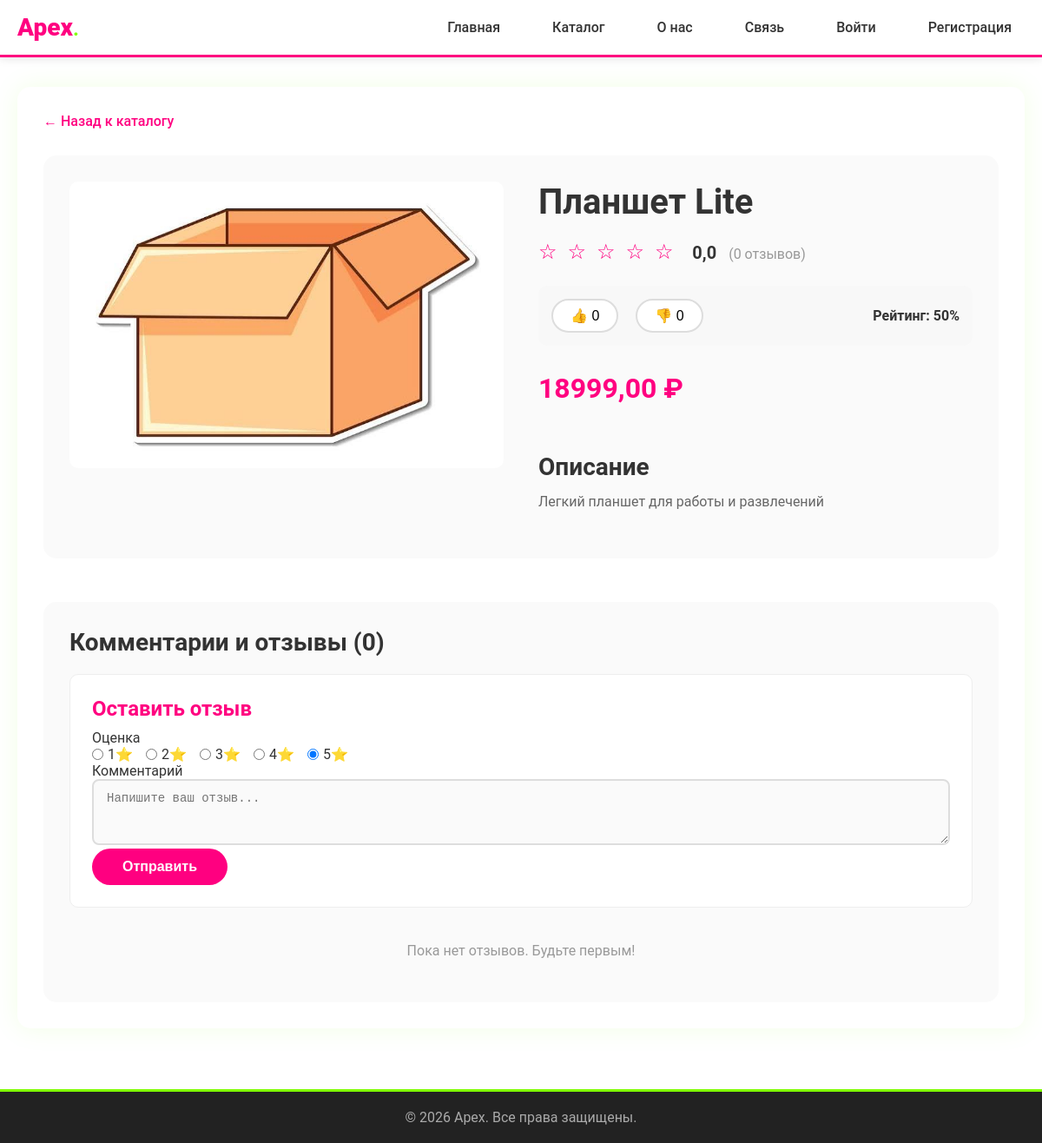
The page /product/6/ on the database its author committed.
### mainpage/models.py (models this page shows, shortened)
class Product(models.Model):
    name = models.CharField(max_length=200, verbose_name="Название")
    slug = models.SlugField(max_length=200, unique=True, blank=True, verbose_name="URL")
    category = models.ForeignKey(
        Category,
        on_delete=models.SET_NULL,
        null=True,
        blank=True,
        related_name='products',
        verbose_name="Категория"
    )
    price = models.DecimalField(max_digits=10, decimal_places=2, verbose_name="Цена")
    old_price = models.DecimalField(
        max_digits=10,
        decimal_places=2,
        blank=True,
        null=True,
        verbose_name="Старая цена"
    )
    description = models.TextField(verbose_name="Описание")
    image = models.ImageField(
        upload_to=product_image_path,
        blank=True,
        null=True,
        verbose_name="Изображение",
        default='products/default.jpg'
    )
    in_stock = models.BooleanField(default=True, verbose_name="В наличии")
    quantity = models.PositiveIntegerField(default=0, verbose_name="Количество")
    views = models.PositiveIntegerField(default=0, verbose_name="Просмотры")
    created_at = models.DateTimeField(auto_now_add=True, verbose_name="Дата создания")
    updated_at = models.DateTimeField(auto_now=True, verbose_name="Дата обновления")
    def average_rating(self):
        reviews = self.reviews.all()
        if reviews:
            return sum(r.rating for r in reviews) / len(reviews)
        return 0
    def reviews_count(self):
        return self.reviews.count()
    class Meta:
        verbose_name = "Товар"
        verbose_name_plural = "Товары"
        ordering = ['-created_at']
    likes = models.PositiveIntegerField(default=0, verbose_name="Лайки")
    dislikes = models.PositiveIntegerField(default=0, verbose_name="Дизлайки")
    def get_rating_percent(self):
        total = self.likes + self.dislikes
        if total == 0:
            return 50
        return round((self.likes / total) * 100)

### mainpage/views.py (the view)
# urls.py: path('product/<int:product_id>/', views.product_detail, name='product_detail'),
def product_detail(request, product_id):
    product = get_object_or_404(Product, id=product_id)
    reviews = product.reviews.all()
    if request.method == 'POST' and request.user.is_authenticated:
        form = ReviewForm(request.POST)
        if form.is_valid():
            review = form.save(commit=False)
            review.product = product
            review.user = request.user
            review.save()
            messages.success(request, 'Ваш отзыв успешно добавлен!')
            return redirect('product_detail', product_id=product.id)
    else:
        form = ReviewForm()
    context = {
        'product': product,
        'reviews': reviews,
        'form': form,
        'average_rating': product.average_rating(),
        'reviews_count': product.reviews_count(),
    }
    return render(request, 'mainpage/product_detail.html', context)

### mainpage/forms.py
class ReviewForm(forms.ModelForm):
    class Meta:
        model = Review
        fields = ['rating', 'comment']
        widgets = {
            'rating': forms.RadioSelect(choices=Review.RATING_CHOICES),
            'comment': forms.Textarea(attrs={'rows': 4, 'placeholder': 'Напишите ваш отзыв...'}),
        }
        labels = {
            'rating': 'Оценка',
            'comment': 'Комментарий',
        }

### mainpage/templates/mainpage/product_detail.html (shortened to what this page needs)
{% extends 'mainpage/base.html' %}
{% load static %}
{% block content %}
<div class="page-container">
    <div class="product-detail">
        <div class="product-detail-header">
            <a href="{% url 'catalog' %}" class="back-link">← Назад к каталогу</a>
        </div>
        <div class="product-detail-content">
            <div class="product-detail-image">
                {% if product.image %}
                    <img src="{{ product.image.url }}" alt="{{ product.name }}">
                {% else %}
                    <img src="/media/products/default.jpg" alt="{{ product.name }}">
                {% endif %}
            </div>
            <div class="product-detail-info">
                <h1>{{ product.name }}</h1>
                <div class="product-rating-large">
                    <span class="stars-large">
                        {% with rating=average_rating|floatformat:"0" %}
                            {% for i in "12345"|make_list %}
                                {% if forloop.counter <= rating|add:"0" %}★{% else %}☆{% endif %}
                            {% endfor %}
                        {% endwith %}
                    </span>
                    <span class="rating-value-large">{{ average_rating|floatformat:1 }}</span>
                    <span class="reviews-count-large">({{ reviews_count }} отзывов)</span>
                </div>
                <div class="like-dislike-section">
                    <button class="btn-like" data-product-id="{{ product.id }}" data-action="like">
                        👍 <span id="likes-count">{{ product.likes }}</span>
                    </button>
                    <button class="btn-dislike" data-product-id="{{ product.id }}" data-action="dislike">
                        👎 <span id="dislikes-count">{{ product.dislikes }}</span>
                    </button>
                    <span class="like-percent">Рейтинг: <span id="like-percent">{{ product.get_rating_percent }}%</span></span>
                </div>
                <div class="product-price-large">{{ product.price }} ₽</div>
                <div class="product-description-full">
                    <h3>Описание</h3>
                    <p>{{ product.description }}</p>
                </div>
            </div>
        </div>
        <div class="reviews-section" id="comments-section">
            <h3>Комментарии и отзывы (<span id="comments-count">{{ reviews_count }}</span>)</h3>
            <div class="review-form-container">
                <h4>Оставить отзыв</h4>
                <form id="comment-form" data-product-id="{{ product.id }}">
                    <div class="form-group">
                        <label>Оценка</label>
                        <div class="rating-input">
                            {% for i in "12345"|make_list %}
                                <label class="rating-option">
                                    <input type="radio" name="rating" value="{{ forloop.counter }}" {% if forloop.counter == 5 %}checked{% endif %}>
                                    {{ forloop.counter }}⭐
                                </label>
                            {% endfor %}
                        </div>
                    </div>
                    <div class="form-group">
                        <label>Комментарий</label>
                        <textarea id="comment-text" class="form-input" rows="3" placeholder="Напишите ваш отзыв..." required></textarea>
                    </div>
                    <button type="submit" class="btn-submit-review">Отправить</button>
                </form>
            </div>
            <div class="reviews-list" id="comments-list">
                {% for review in reviews %}
                    <div class="review-item" id="comment-{{ review.id }}">
                        <div class="review-header">
                            <strong class="review-user">{{ review.user.username }}</strong>
                            <span class="review-rating">
                                {% for i in "12345"|make_list %}
                                    {% if forloop.counter <= review.rating %}★{% else %}☆{% endif %}
                                {% endfor %}
                            </span>
                            <span class="review-date">{{ review.created_at|date:"d.m.Y H:i" }}</span>
                        </div>
                        <div class="review-comment">{{ review.comment }}</div>
                    </div>
                {% empty %}
                    <p class="no-reviews">Пока нет отзывов. Будьте первым!</p>
                {% endfor %}
            </div>
        </div>
    </div>
</div>
{% endblock %}

### static/mainpage/css/style.css (style rules this page uses)
* { margin: 0; padding: 0; box-sizing: border-box; }
body { font-family: 'Roboto', 'Arial', sans-serif; background: #ffffff; color: #333; padding-top: 70px; }
.page-container { background: #ffffff; padding: 30px; border-radius: 15px; box-shadow: 0 0 30px rgba(128, 255, 0, 0.1); }
h1, h2, h3, h4, h5, h6 { margin: 20px 0 10px 0; }
h1 { font-size: 2.5em; }
h3 { font-size: 1.75em; }
h4 { font-size: 1.5em; }
.product-detail { max-width: 1100px; margin: 0 auto; }
.product-detail-header { margin-bottom: 30px; }
.back-link { color: #ff0080; text-decoration: none; font-weight: 500; transition: color 0.3s; }
.product-detail-content { display: grid; grid-template-columns: 1fr 1fr; gap: 40px; margin-bottom: 50px; background: #fafafa; padding: 30px; border-radius: 15px; }
.product-detail-image img { width: 100%; max-height: 400px; object-fit: contain; border-radius: 10px; background: white; padding: 20px; }
.product-detail-info { display: flex; flex-direction: column; }
.product-detail-info h1 { color: #333; margin-top: 0; }
.product-rating-large { margin: 10px 0; }
.stars-large { color: #ff0080; font-size: 24px; letter-spacing: 3px; }
.rating-value-large { font-size: 20px; font-weight: bold; color: #333; margin-left: 10px; }
.reviews-count-large { color: #999; font-size: 16px; margin-left: 10px; }
.product-price-large { font-size: 32px; color: #ff0080; font-weight: bold; margin: 15px 0; }
.product-description-full { margin: 20px 0; }
.product-description-full h3 { color: #333; margin-bottom: 10px; }
.product-description-full p { color: #666; line-height: 1.8; font-size: 16px; }
.reviews-section { margin-top: 40px; padding: 30px; background: #fafafa; border-radius: 15px; }
.reviews-section h3 { margin-top: 0; color: #333; }
.review-form-container { background: white; padding: 25px; border-radius: 10px; margin: 20px 0; border: 1px solid #eee; }
.review-form-container h4 { margin-top: 0; color: #ff0080; }
.rating-input { display: flex; gap: 15px; flex-wrap: wrap; }
.rating-option { display: flex; align-items: center; gap: 5px; cursor: pointer; }
.rating-option input[type="radio"] { margin: 0; }
.btn-submit-review { padding: 12px 35px; background: #ff0080; color: #fff; border: none; border-radius: 25px; font-size: 16px; font-weight: bold; cursor: pointer; transition: all 0.3s ease; }
.reviews-list { margin-top: 20px; }
.no-reviews { color: #999; text-align: center; padding: 20px; }
.form-input { width: 100%; padding: 12px 15px; border: 2px solid #ddd; border-radius: 8px; font-size: 14px; transition: all 0.3s ease; background: #fafafa; }
.like-dislike-section { display: flex; gap: 20px; align-items: center; margin: 15px 0; padding: 15px; background: #f8f8f8; border-radius: 10px; }
.btn-like, .btn-dislike { padding: 8px 20px; border: 2px solid #ddd; border-radius: 25px; cursor: pointer; font-size: 16px; transition: all 0.3s; background: white; }
.like-percent { font-weight: bold; color: #333; margin-left: auto; }

### rows shown on the page
Product: image (placeholder picture), name "Планшет Lite", likes "0", dislikes "0", get_rating_percent "50", price "18999,00", description "Легкий планшет для работы и развлечений"

### other values the page prints
{{ average_rating|floatformat:1 }} "0,0"
{{ reviews_count }} "0"
